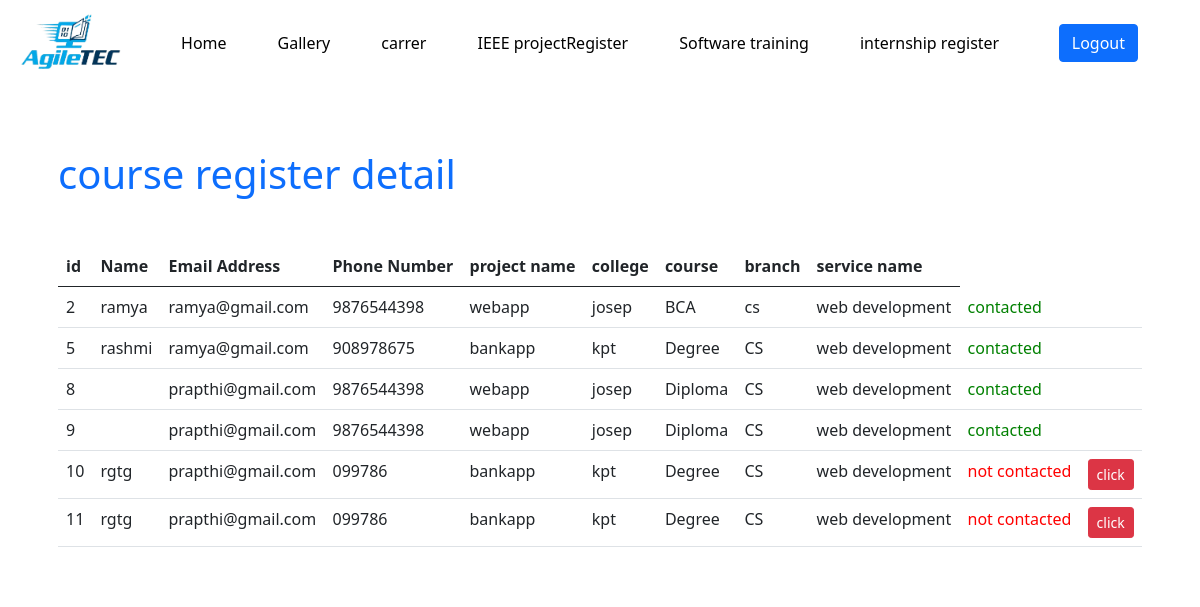
Screenshot of /admin/internshipRegdb.php with the database file from the repository.
### tables this page shows
CREATE TABLE `internshipprogram` (
  `id` int(20) NOT NULL AUTO_INCREMENT,
  `service_name` varchar(50) DEFAULT NULL,
  `level` varchar(50) DEFAULT NULL,
  `prere` varchar(100) DEFAULT NULL,
  `duration` varchar(50) DEFAULT NULL,
  `exit` varchar(100) DEFAULT NULL,
  `descrip` varchar(500) DEFAULT NULL,
  `iimg` varchar(50) DEFAULT NULL,
  `syllabus` varchar(50) DEFAULT NULL,
  PRIMARY KEY (`id`)
);

CREATE TABLE `iprojectregister` (
  `id` int(20) NOT NULL AUTO_INCREMENT,
  `pname` varchar(100) DEFAULT NULL,
  `college` varchar(100) DEFAULT NULL,
  `course` varchar(100) DEFAULT NULL,
  `branch` varchar(50) DEFAULT NULL,
  `sname` varchar(100) DEFAULT NULL,
  `smail` varchar(100) DEFAULT NULL,
  `spno` varchar(100) DEFAULT NULL,
  `training_id` int(30) NOT NULL,
  `is_value` int(40) DEFAULT NULL,
  `is_contacted` int(10) NOT NULL,
  PRIMARY KEY (`id`)
);

### admin/internshipRegdb.php (the view, shortened to what this page needs)
<!DOCTYPE html>
<?php
    include "../connection.php";
?>
<html>
    <head>
        <link href="https://cdn.jsdelivr.net/npm/bootstrap@5.0.2/dist/css/bootstrap.min.css" rel="stylesheet">
     <link rel="stylesheet" href="https://cdnjs.cloudflare.com/ajax/libs/font-awesome/4.7.0/css/font-awesome.min.css">
    </head>
        <body>
          <nav class="navbar navbar-expand-lg navbar-whie">
            <div class="container-fluid">
                <a class="navbar-brand" href="../admin/panel.php">
                    <img src="../img/logo.png" alt="logo" height="60" />
                </a>
                <div class="collapse navbar-collapse" id="navbarSupportedContent">
                    <ul class="navbar-nav me-auto mb-2 mb-lg-0">
                        <li class="nav-item">
                            <a class="nav-link active" href="../admin/panel.php">Home</a>
                        </li>
                        <li class="nav-item">
                            <a class="nav-link " href="../admin/gallerydb.php">Gallery</a>
                        </li>
                         <li class="nav-item">
                             <a class="nav-link " href="../admin/careerRegdb.php">carrer</a>
                        </li>
                        <li class="nav-item">
                            <a class="nav-link " href="../admin/ieeeProjectRegdb.php">IEEE projectRegister</a>
                        </li>
                         <li class="nav-item">
                            <a class="nav-link" href="../admin/SoftwareTrainingRegdb.php">Software training</a>
                        </li>
                        <li class="nav-item">
                            <a class="nav-link " href="../admin/internshipRegdb.php">internship register</a>
                        </li>
                    </ul>
                  <a href="../index.php" class="btn btn-primary" style="margin:0 50px;">Logout</a>
                </div>
            </div>
        </nav>
              <div class="container" style="background-color: #fff;">
            <div class="p-3 my-5">
                <div class="mb-5">
                    <h1 class="text-primary">course register detail</h1>
                </div>
                      <table class="table">
                    <thead>
                        <tr>
                          <th>id</th>
                             <th>Name</th>
                            <th>Email Address</th>
                            <th>Phone Number</th>
                            <th>project name</th>
                            <th>college</th>
                            <th>course</th>
                            <th>branch</th>
                            <th>service name</th>
                        </tr>
                    </thead>
                    <tbody>
                        <?php
                            $query = "SELECT iprojectregister.id,iprojectregister.sname,iprojectregister.smail,iprojectregister.spno,iprojectregister.is_contacted,iprojectregister.pname,iprojectregister.college,iprojectregister.course,iprojectregister.branch,internshipprogram.service_name
                                 FROM internshipprogram,iprojectregister
                                 WHERE is_value=1 and iprojectregister.training_id=internshipprogram.id";
                          $result = mysqli_query($con, $query);
                            $count = 1;
                            while($row = mysqli_fetch_array($result)){
                        ?>
                        <tr id="<?php echo $row['id'] ?>">
                          <td><?php echo $row['id']; ?></td>
                            <td><?php echo $row['sname']; ?></td>
                            <td><?php echo $row['smail']; ?></td>
                            <td><?php echo $row['spno']; ?></td>
                            <td><?php echo $row['pname']; ?></td>
                           <td><?php echo $row['college']; ?></td>
                           <td><?php echo $row['course']; ?></td>
                           <td><?php echo $row['branch']; ?></td>
                           <td><?php echo $row['service_name']; ?></td>
 <td><?php
                            if($row['is_contacted']==0){
                                echo '<font color="red">not contacted</font>';
                            }
                                else{
                                    echo'<font color="green">contacted</font>';
                                }
                                                              ?></td>
                            <td>
 <?php
                              if($row['is_contacted']==0){
                               echo '<button class="btn btn-danger btn-sm update" id="btn">click</button>';
                              }
                              else{
                                 '<button class="btn btn-danger btn-sm disabled">click</button>';
                              }
                              ?>
                            </td>
                        </tr>
                            <?php $count++; } ?>
                    </tbody>
                </table>
            </div>
        </div>
    </body>
</html>

### admin/internshipRegdb.php (style rules this page uses)
* { padding:0; margin:0; box-sizing:border-box; }
.nav-link { color:black; }
.nav-item { color:black; font-weight:500; padding-left:35px; }

### rows the page displays
internshipprogram: iprojectregister.id "2", iprojectregister.sname "ramya", iprojectregister.smail "ramya@gmail.com", iprojectregister.spno "9876544398", iprojectregister.pname "webapp", iprojectregister.college "josep", iprojectregister.course "BCA", iprojectregister.branch "cs", service_name "web development", shows "contacted"
internshipprogram: iprojectregister.id "5", iprojectregister.sname "rashmi", iprojectregister.smail "ramya@gmail.com", iprojectregister.spno "908978675", iprojectregister.pname "bankapp", iprojectregister.college "kpt", iprojectregister.course "Degree", iprojectregister.branch "CS", service_name "web development", shows "contacted", iprojectregister.id "8", iprojectregister.smail "prapthi@gmail.com", iprojectregister.spno "9876544398", iprojectregister.pname "webapp", iprojectregister.college "josep", iprojectregister.course "Diploma", iprojectregister.id "9", iprojectregister.id "10", iprojectregister.sname "rgtg", iprojectregister.spno "099786", shows "click", iprojectregister.id "11"
